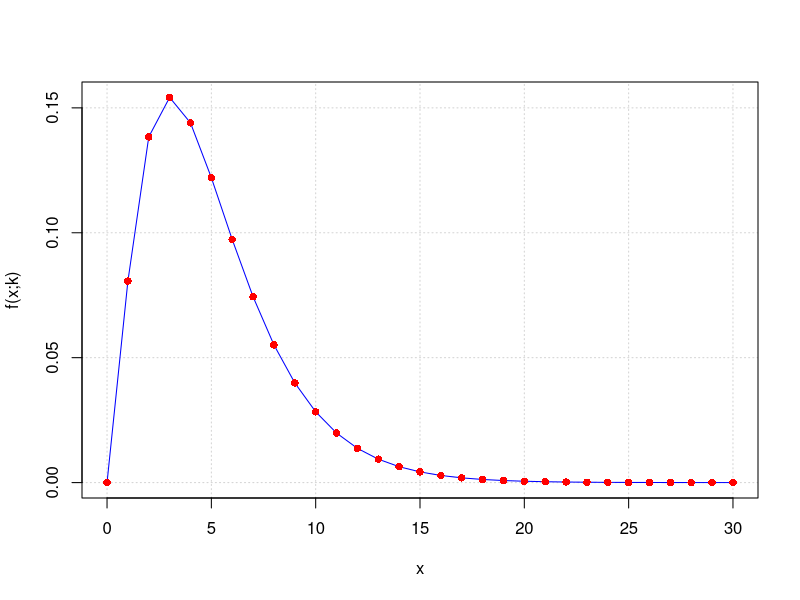
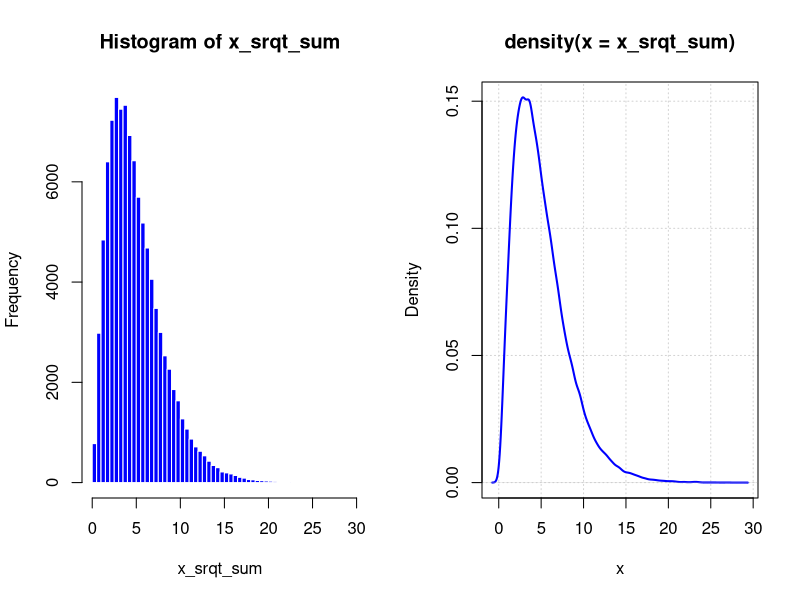
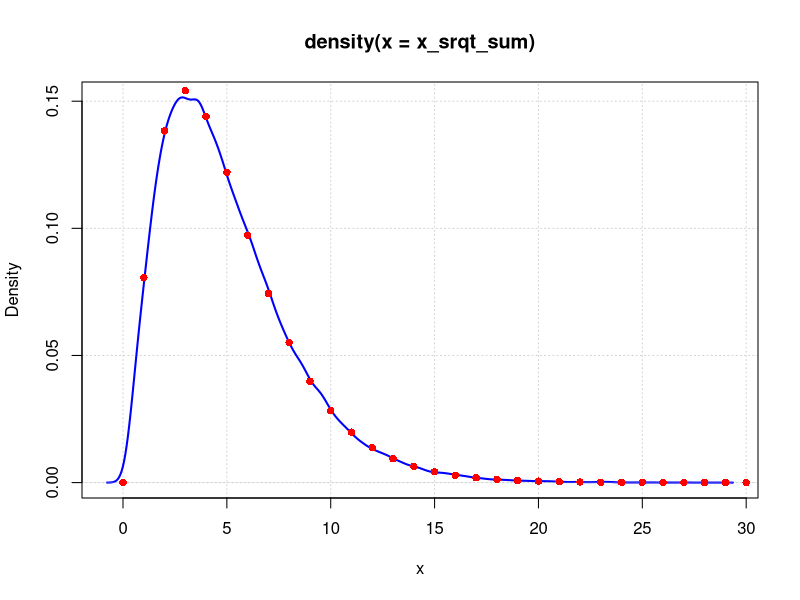
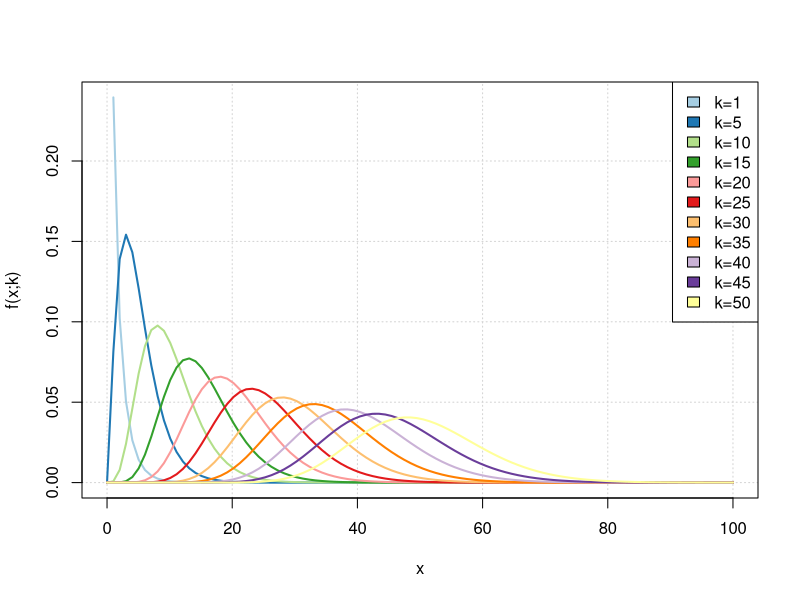
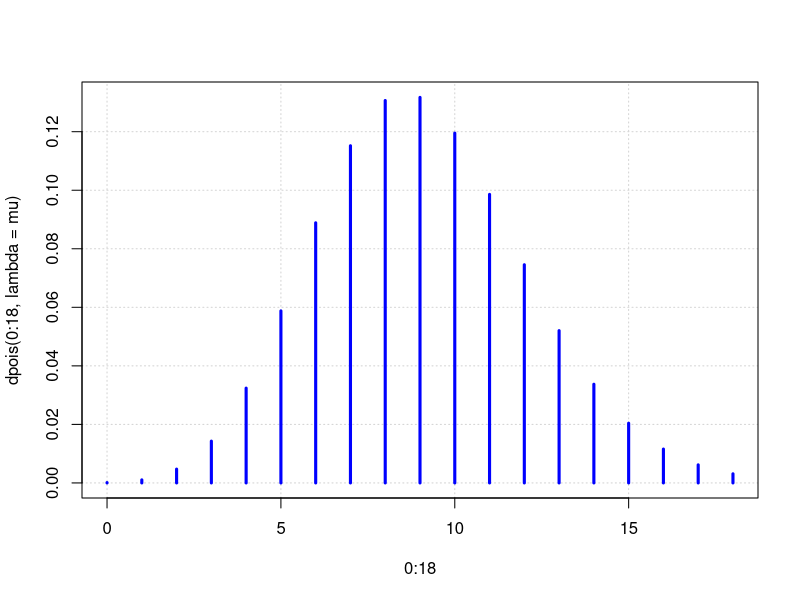
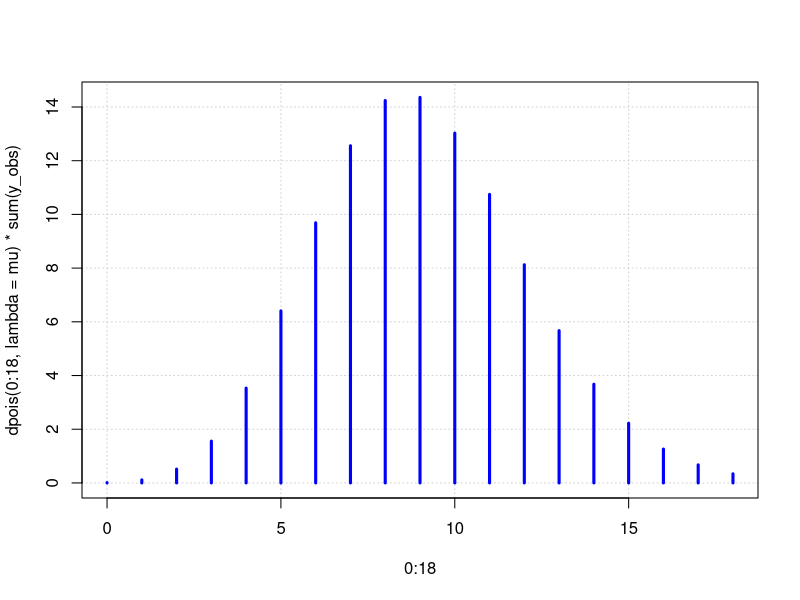
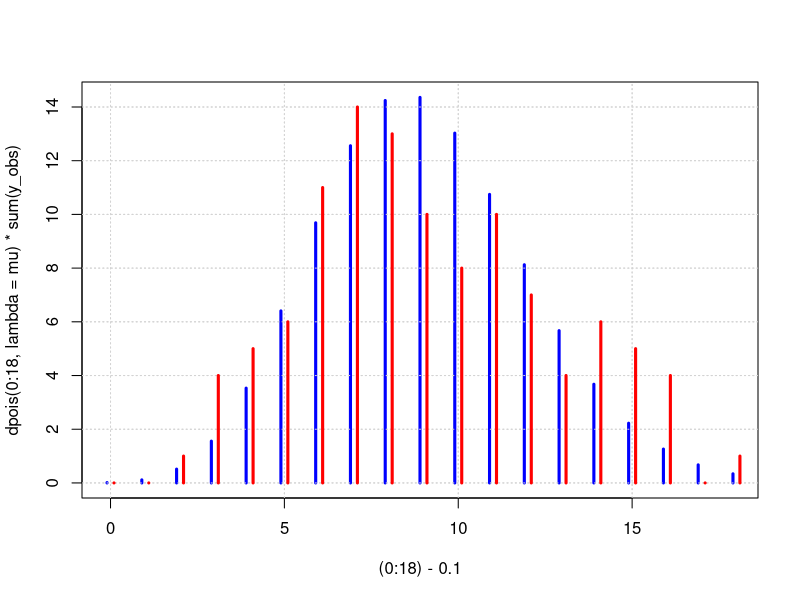

These charts were generated, in order, by the following R code:
## ---- chunk 1
k_val <- 5
x <- 0:30
denom = (2^(k_val/2)*gamma(k_val/2)) 
num = x^(k_val/2-1)*exp(-x/2)

plot(0:30, num/denom, 
     type="l",
     col="blue",
     panel.first = grid(),
     xlab="x",
     ylab="f(x;k)")
points(0:30,
       dchisq(0:30, df=k_val),
       col="red",
       lw=2,
       pch=16)
## ---- chunk 2
#-----------------------------------------------------------------------
# Using the replicate() function and the rnorm() function, create 100000 
# samples of size k_val taken from a 
# normal distribution with population mean 0 and standard deviation 1
#-----------------------------------------------------------------------
n <- 100000
x_val <- replicate(n, rnorm(5, mean = 0, sd = 1))

#-----------------------------------------------------------------------
# Using *colSums()*, compute, for each sample, the sum of the squares.
#-----------------------------------------------------------------------
x_srqt_sum <- colSums(x_val^2)
par(mfrow=c(1,2))

#-----------------------------------------------------------------------
# Draw the distribution of the obtained dataset.
#-----------------------------------------------------------------------

hist(x_srqt_sum, 
     col="blue", 
     border = "white", 
     breaks = 100)
plot(density(x_srqt_sum), 
     lwd=2, 
     col="blue", 
     panel.first=grid(),
     xlab="x")

#-----------------------------------------------------------------------
# Using the *dchisq* function, check that the obtained distribution is 
# well modeled by the $\chi^2$ distribution.
#-----------------------------------------------------------------------
par(mfrow=c(1,1))
plot(density(x_srqt_sum), 
     lwd=2, 
     col="blue", 
     panel.first=grid(),
     xlab="x")
points(0:30,
       dchisq(0:30, df=k_val),
       col="red",
       lw=2,
       pch=16)

## ---- chunk 3

## Create a color palette
if(!require(RColorBrewer)) install.packages('RColorBrewer')
color_pal <- brewer.pal(11, name = "Paired")


## Compute and draw density diagram of Chi-square Distribution
# The values taken by k will be successively 1,5,15...50
k_val <- c(1, seq(5, 50, by=5))

# Draw a Chi-square Distribution for k = 1
xlim <- c(0,100)
i = 1
plot(seq(xlim[1], xlim[2], length.out = 100), 
     dchisq(k_val[i], x=seq(xlim[1], xlim[2], length.out = 100)), 
     type="l", col= color_pal[i], 
     panel.first = grid(),
     lwd=2,
     xlab="x",
     ylab="f(x;k)"
     )

for(i in 2:length(k_val)){
  points(seq(xlim[1], xlim[2], length.out = 100), 
         dchisq(k_val[i], x=seq(xlim[1], xlim[2], length.out = 100)), 
         type="l", 
         col= color_pal[i],
         lwd=2)
}

legend("topright", 
       legend=paste("k=", k_val, sep=""), 
       fill=color_pal)
## ---- chunk 4
y <- c(11, 15, 16, 17, 18, 23)
names(y) <- 1:6
## ---- chunk 5
## Create a vector containing the probability associated with each face of a fair dice. 
prob <- rep(1/6, 6)

## Create a vector containing the expected number of success for each face with a fair dice. 
expected <- prob * 100

## Compute the $\chi^2$ statistics
chi_stat <- sum((y - expected)^2/expected)

## Compute the p-value for the associated $\chi^2$ statistics
pchisq(q=chi_stat, df=length(y)-1, lower.tail = FALSE)

## Check that the same p-value is obtained using chisq.test()
chi_test_res <- chisq.test(x=y, p=prob)
print(chi_test_res)
is(chi_test_res)
names(chi_test_res)
chi_test_res$p.value

## Conclude
# The observed sample frequencies do not differ significantly 
# from the expected frequencies of a fair dice. 
## ---- chunk 6
y_obs <- c(0, 0, 1, 4, 5, 6, 11, 14, 13, 10, 8,10, 7, 4, 6, 5, 4, 0, 1)
names(y_obs) <- 0:18
sum(y_obs)
## ---- chunk 7
mu <- 1/sum(y_obs)*sum(0:(length(y_obs)-1)*y_obs)
(lambda <- mu)
## ---- chunk 8
y_merged <- c(sum(y_obs[1:5]), 6, 14, 11, 8, 10, 13,10, 7, 4, 6, sum(y_obs[16:19]))
names(y_merged) <- c("0-4", as.character(5:14), ">14")
## ---- chunk 9

## Draw the histogram of P(X=x) for x in $0,1...18$ under a Poisson model of lambda=mu
plot(x=0:18, 
     y=dpois(0:18, lambda = mu), 
     type="h", 
     col="blue", 
     lwd=3,
     panel.first = grid())
## Draw the histogram of the expected number of counts for x in 0,1...18
plot(x=0:18, 
     y=dpois(0:18, lambda = mu)*sum(y_obs), 
     type="h", 
     col="blue", 
     lwd=3,
     panel.first = grid())
## Draw the histogram of the observed values
plot(x=(0:18)-0.1, 
     y=dpois(0:18, lambda = mu)*sum(y_obs), 
     type="h", 
     col="blue", 
     lwd=3,
     panel.first = grid())
points(x=(0:18)+0.1, 
     y=y_obs, 
     type="h", 
     col="red", 
     lwd=3,
     panel.first = grid())
## What is the probability associated to each class under a Poisson model with
prob <- c(sum(dpois(0:4, lambda = mu)), dpois(5:14, lambda = mu), 1- sum(dpois(0:14, lambda=mu)))

## Compute the chi-square statistics.
expected <- prob*sum(y_obs)
sum(expected) == sum(y_obs)
chi_stat <- sum((y_merged-expected)^2/expected)

## Compute the p-value for the associated chi-square statistics.
pchisq(q=chi_stat, df=length(y_merged)-1-1, lower.tail = FALSE)

## Conclude
# The observed sample frequencies do not differ significantly 
# from the expected frequencies of a Poisson model with lambda = mu
## ---- chunk 10
library(knitr)
res <- data.frame(Tumor_reduction = c(178, 145), No_tumor_reduction = c(110, 136))
rownames(res) <- c("Treatment","Placebo")
kable(res)
## ---- chunk 11
## Check using the *chisq.text()* function that an association exists between treatment
res_test <- chisq.test(res, correct=FALSE)
print(res_test$p.value)

##  Check that the same result is obtained using pchisq()
# or t(outer(colSums(res)/sum(colSums(res)), 
# rev(rowSums(res))))[rownames(res),]
row_sum <- rowSums(res)
colSum <- colSums(res)
expected <- rbind(colSum/sum(colSum) * row_sum[1], 
                  colSum/sum(colSum) * row_sum[2])
pval <- pchisq(sum((res-expected)^2/expected), df = 1, lower.tail = FALSE)
all.equal(pval, res_test$p.value)

## Odd ratio (OR)
# OR > 1 thus
# Tumor reduction is more frequent in patient treated with drug D compared
# to placebo-treated patients
p1 <- res[1,1]/(res[1,1] + res[1,2])
p2 <- res[2,1]/(res[2,1] + res[2,2])
(p1/(1-p1)) / (p2/(1-p2))
## ---- chunk 12
altprom = read.csv('./alt_prom_coverage.tsv', sep='\t')
